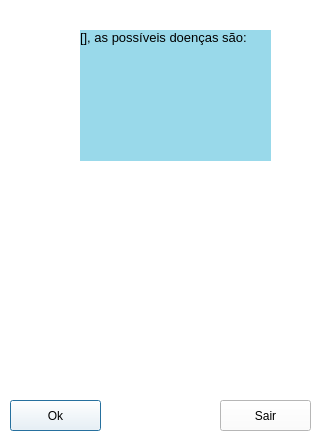
<?xml version="1.0" encoding="UTF-8"?>
<ui version="4.0">
 <class>Dialog</class>
 <widget class="QDialog" name="Dialog">
  <property name="geometry">
   <rect>
    <x>0</x>
    <y>0</y>
    <width>330</width>
    <height>445</height>
   </rect>
  </property>
  <property name="windowTitle">
   <string>Doenças possíveis</string>
  </property>
  <property name="windowIcon">
   <iconset>
    <normaloff>img/balão azul.png</normaloff>img/balão azul.png</iconset>
  </property>
  <property name="styleSheet">
   <string notr="true">background-color: rgb(255, 255, 255);</string>
  </property>
  <widget class="QLabel" name="Label_Logo">
   <property name="geometry">
    <rect>
     <x>120</x>
     <y>210</y>
     <width>119</width>
     <height>140</height>
    </rect>
   </property>
   <property name="lineWidth">
    <number>1</number>
   </property>
   <property name="text">
    <string/>
   </property>
   <property name="pixmap">
    <pixmap>img/Dr.jpg</pixmap>
   </property>
   <property name="scaledContents">
    <bool>false</bool>
   </property>
  </widget>
  <widget class="QLabel" name="Label_Balao">
   <property name="geometry">
    <rect>
     <x>0</x>
     <y>0</y>
     <width>330</width>
     <height>221</height>
    </rect>
   </property>
   <property name="text">
    <string/>
   </property>
   <property name="pixmap">
    <pixmap>img/balão azul.png</pixmap>
   </property>
  </widget>
  <widget class="QLabel" name="Label_Doencas">
   <property name="geometry">
    <rect>
     <x>80</x>
     <y>30</y>
     <width>191</width>
     <height>131</height>
    </rect>
   </property>
   <property name="font">
    <font>
     <family>Arial</family>
     <pointsize>10</pointsize>
    </font>
   </property>
   <property name="styleSheet">
    <string notr="true">background-color: rgb(153, 217, 234);</string>
   </property>
   <property name="text">
    <string>&lt;html&gt;&lt;head/&gt;&lt;body&gt;&lt;p&gt;[], as possíveis doenças são:&lt;/p&gt;&lt;/body&gt;&lt;/html&gt;</string>
   </property>
   <property name="alignment">
    <set>Qt::AlignLeading|Qt::AlignLeft|Qt::AlignTop</set>
   </property>
  </widget>
  <widget class="QPushButton" name="Btn_Ok">
   <property name="geometry">
    <rect>
     <x>10</x>
     <y>400</y>
     <width>91</width>
     <height>31</height>
    </rect>
   </property>
   <property name="text">
    <string>Ok</string>
   </property>
  </widget>
  <widget class="QPushButton" name="Btn_Sair">
   <property name="geometry">
    <rect>
     <x>220</x>
     <y>400</y>
     <width>91</width>
     <height>31</height>
    </rect>
   </property>
   <property name="text">
    <string>Sair</string>
   </property>
  </widget>
 </widget>
 <resources/>
 <connections/>
</ui>
